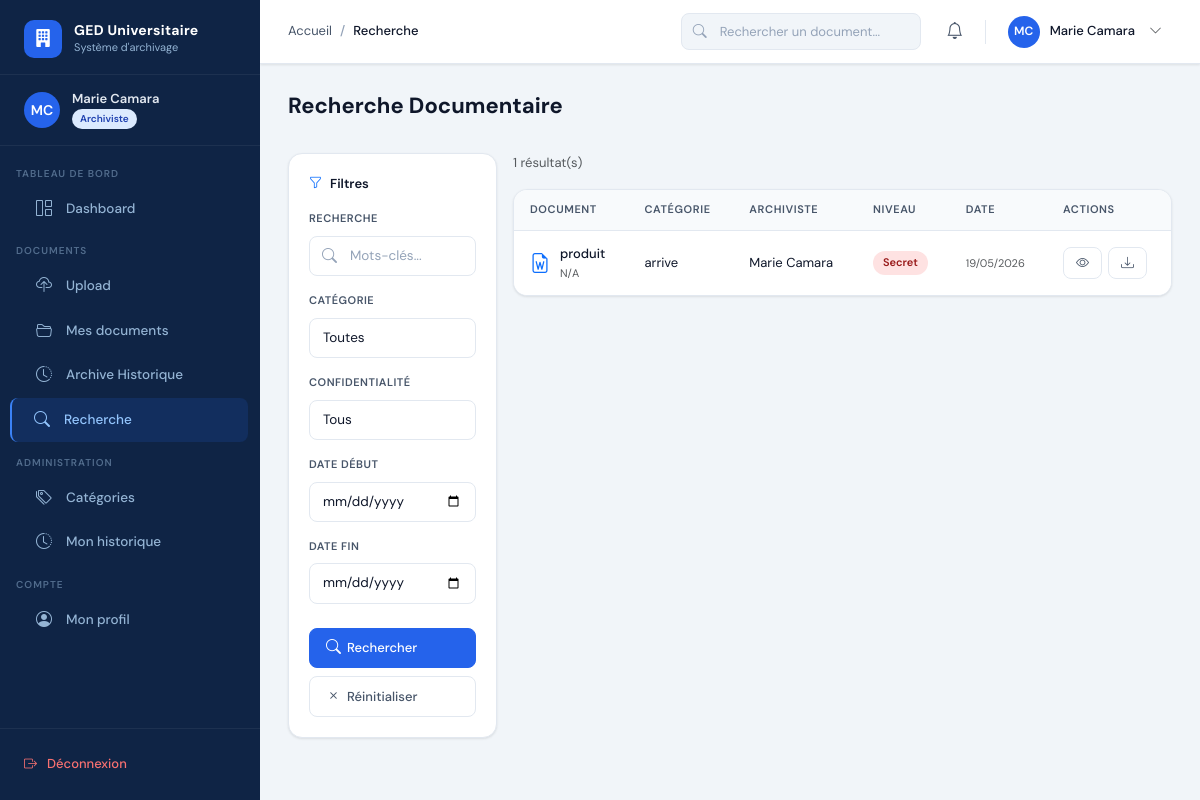
The page /dashboard/recherche/ (signed in) on the database as committed earlier.
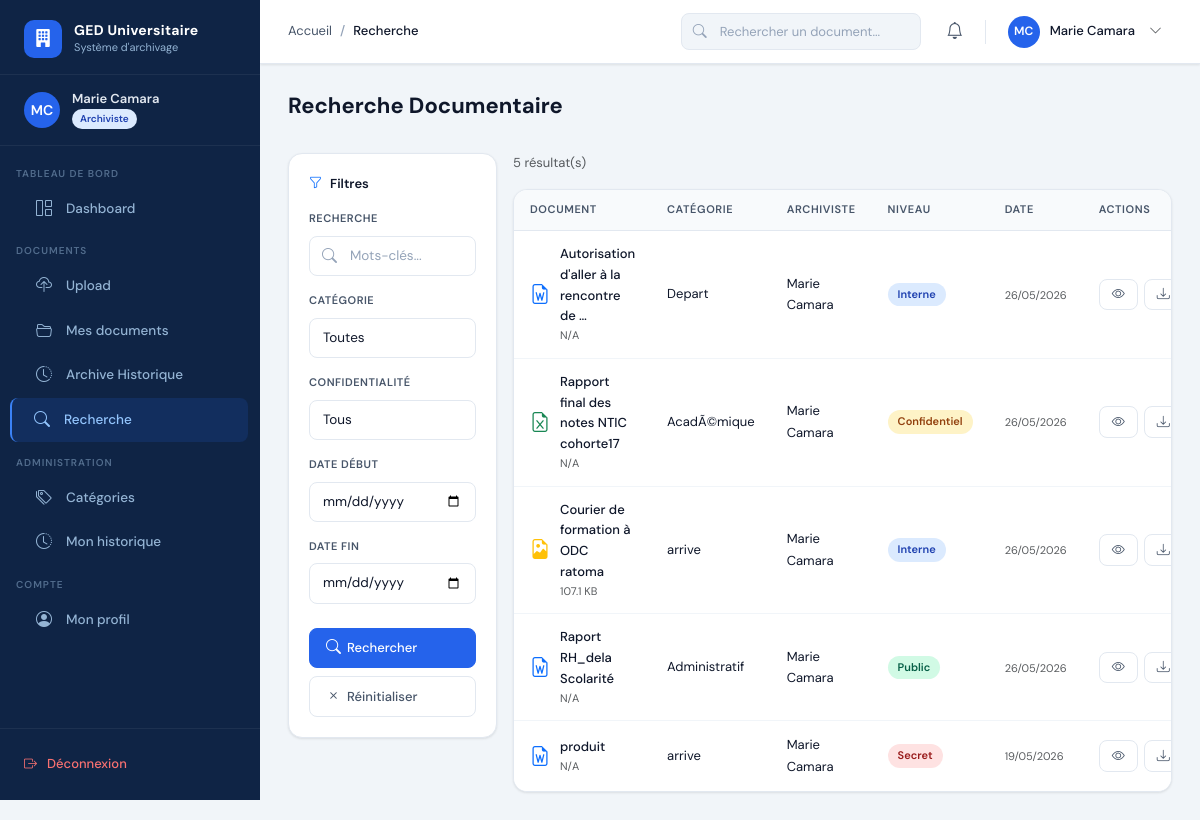
The same page on the database as committed later.
### apps/documents/models.py (models this page shows, shortened)
class Document(models.Model):
    CONFIDENTIALITE_CHOICES = [
        ('public', 'Public'),
        ('interne', 'Interne'),
        ('confidentiel', 'Confidentiel'),
        ('secret', 'Secret'),
    ]
    STATUT_CHOICES = [
        ('actif', 'Actif'),
        ('archive', 'Archivé'),
        ('supprime', 'Supprimé'),
    ]
    titre = models.CharField(max_length=255)
    description = models.TextField(blank=True)
    fichier = models.FileField(upload_to='documents/%Y/%m/')
    categorie = models.ForeignKey(Categorie, on_delete=models.SET_NULL, null=True)
    tags = models.ManyToManyField(Tag, blank=True)
    archiviste = models.ForeignKey(settings.AUTH_USER_MODEL, on_delete=models.SET_NULL, null=True, related_name='documents')
    confidentialite = models.CharField(max_length=20, choices=CONFIDENTIALITE_CHOICES, default='interne')
    statut = models.CharField(max_length=20, choices=STATUT_CHOICES, default='actif')
    created_at = models.DateTimeField(auto_now_add=True)
    updated_at = models.DateTimeField(auto_now=True)
    def get_extension(self):
        _, ext = os.path.splitext(self.fichier.name)
        return ext.lower()
    def get_icon(self):
        ext = self.get_extension()
        icons = {
            '.pdf': 'bi-file-earmark-pdf text-danger',
            '.doc': 'bi-file-earmark-word text-primary',
            '.docx': 'bi-file-earmark-word text-primary',
            '.xls': 'bi-file-earmark-excel text-success',
            '.xlsx': 'bi-file-earmark-excel text-success',
            '.png': 'bi-file-earmark-image text-warning',
            '.jpg': 'bi-file-earmark-image text-warning',
            '.jpeg': 'bi-file-earmark-image text-warning',
            '.ppt': 'bi-file-earmark-ppt text-orange',
            '.pptx': 'bi-file-earmark-ppt text-orange',
        }
        return icons.get(ext, 'bi-file-earmark text-secondary')
    def get_taille(self):
        try:
            size = self.fichier.size
            if size < 1024: return f"{size} B"
            elif size < 1024**2: return f"{size/1024:.1f} KB"
            else: return f"{size/1024**2:.1f} MB"
        except: return "N/A"
    class Meta:
        verbose_name = 'Document'
        ordering = ['-created_at']

### apps/categories/models.py (models this page shows)
class Categorie(models.Model):
    COULEUR_CHOICES = [
        ('primary', 'Bleu'), ('success', 'Vert'), ('danger', 'Rouge'),
        ('warning', 'Orange'), ('info', 'Cyan'), ('secondary', 'Gris'),
        ('dark', 'Foncé'),
    ]
    nom = models.CharField(max_length=100, unique=True)
    description = models.TextField(blank=True)
    couleur = models.CharField(max_length=20, choices=COULEUR_CHOICES, default='primary')
    parent = models.ForeignKey('self', on_delete=models.SET_NULL, null=True, blank=True, related_name='sous_categories')
    created_at = models.DateTimeField(auto_now_add=True)
    def __str__(self):
        return self.nom
    class Meta:
        verbose_name = 'Catégorie'
        ordering = ['nom']

### apps/accounts/models.py (models this page shows, shortened)
class User(AbstractUser):
    ROLE_CHOICES = [
        ('administrateur', 'Administrateur'),
        ('archiviste', 'Archiviste'),
    ]
    role = models.CharField(max_length=20, choices=ROLE_CHOICES, default='archiviste')
    photo = models.ImageField(upload_to='photos/', blank=True, null=True)
    telephone = models.CharField(max_length=20, blank=True)
    departement = models.CharField(max_length=100, blank=True)
    is_active = models.BooleanField(default=True)
    created_at = models.DateTimeField(auto_now_add=True)
    updated_at = models.DateTimeField(auto_now=True)
    def is_admin(self):
        return self.role == 'administrateur'
    class Meta:
        verbose_name = 'Utilisateur'
        verbose_name_plural = 'Utilisateurs'

### apps/documents/views.py (the view)
# urls.py: path('recherche/', views.recherche_documents, name='recherche_documents'),
@login_required
def recherche_documents(request):
    query = request.GET.get('q', '')
    cat_filter = request.GET.get('categorie', '')
    conf_filter = request.GET.get('confidentialite', '')
    date_debut = request.GET.get('date_debut', '')
    date_fin = request.GET.get('date_fin', '')
    docs = Document.objects.exclude(statut='supprime')
    if query:
        docs = docs.filter(Q(titre__icontains=query) | Q(description__icontains=query) | Q(tags__nom__icontains=query) | Q(archiviste__username__icontains=query)).distinct()
    if cat_filter:
        docs = docs.filter(categorie__id=cat_filter)
    if conf_filter:
        docs = docs.filter(confidentialite=conf_filter)
    if date_debut:
        docs = docs.filter(created_at__date__gte=date_debut)
    if date_fin:
        docs = docs.filter(created_at__date__lte=date_fin)
    categories = Categorie.objects.all()
    template = 'admin_ged/recherche.html' if request.user.is_admin() else 'archiviste/recherche.html'
    return render(request, template, {
        'documents': docs, 'query': query, 'categories': categories,
        'cat_filter': cat_filter, 'conf_filter': conf_filter,
        'date_debut': date_debut, 'date_fin': date_fin
    })

### templates/archiviste/recherche.html (shortened to what this page needs)
{% extends 'base.html' %}
{% block breadcrumb %}<li class="breadcrumb-item active">Recherche</li>{% endblock %}
{% block content %}
<div class="page-header"><div><h1 class="page-title">Recherche Documentaire</h1></div></div>
<div class="row g-3">
  <div class="col-12 col-lg-3">
    <div class="filter-sidebar">
      <div class="filter-title"><i class="bi bi-funnel me-2 text-primary"></i>Filtres</div>
      <form method="get">
        <div class="filter-group">
          <div class="filter-label">Recherche</div>
          <div class="search-bar"><i class="bi bi-search"></i><input type="text" name="q" value="{{ query }}" class="form-control" placeholder="Mots-clés..."></div>
        </div>
        <div class="filter-group">
          <div class="filter-label">Catégorie</div>
          <select name="categorie" class="form-select"><option value="">Toutes</option></select>
        </div>
        <div class="filter-group">
          <div class="filter-label">Confidentialité</div>
          <select name="confidentialite" class="form-select"><option value="">Tous</option></select>
        </div>
        <div class="filter-group">
          <div class="filter-label">Date début</div>
          <input type="date" name="date_debut" value="{{ date_debut }}" class="form-control">
        </div>
        <div class="filter-group">
          <div class="filter-label">Date fin</div>
          <input type="date" name="date_fin" value="{{ date_fin }}" class="form-control">
        </div>
        <button type="submit" class="btn btn-primary w-100 mt-2"><i class="bi bi-search"></i> Rechercher</button>
        <a href="{% url 'recherche_documents' %}" class="btn btn-outline w-100 mt-2"><i class="bi bi-x"></i> Réinitialiser</a>
      </form>
    </div>
  </div>
  <div class="col-12 col-lg-9">
    <div class="d-flex align-items-center justify-content-between mb-3">
      <span class="text-sm text-muted">{{ documents.count }} résultat(s){% if query %} pour "{{ query }}"{% endif %}</span>
    </div>
    {% if documents %}
      <div class="table-container">
        <table class="table">
          <thead><tr><th>Document</th><th>Catégorie</th><th>Archiviste</th><th>Niveau</th><th>Date</th><th>Actions</th></tr></thead>
          <tbody>
            {% for doc in documents %}
            <tr>
              <td><div style="display:flex;align-items:center;gap:10px;"><i class="{{ doc.get_icon }}" style="font-size:20px;"></i><div><div class="fw-500 text-sm">{{ doc.titre|truncatechars:40 }}</div><div class="text-xs text-muted">{{ doc.get_taille }}</div></div></div></td>
              <td><span class="text-sm">{{ doc.categorie|default:"—" }}</span></td>
              <td><span class="text-sm">{{ doc.archiviste.get_full_name|default:"—" }}</span></td>
              <td><span class="badge-custom badge-{{ doc.confidentialite }}">{{ doc.get_confidentialite_display }}</span></td>
              <td><span class="text-xs text-muted">{{ doc.created_at|date:"d/m/Y" }}</span></td>
              <td><div class="table-actions"><a href="{% url 'detail_document' doc.pk %}" class="btn btn-outline btn-sm"><i class="bi bi-eye"></i></a><a href="{% url 'telecharger_document' doc.pk %}" class="btn btn-outline btn-sm"><i class="bi bi-download"></i></a></div></td>
            </tr>
            {% endfor %}
          </tbody>
        </table>
      </div>
    {% else %}
      <div class="card"><div class="empty-state"><div class="empty-icon"><i class="bi bi-search"></i></div><div class="empty-title">Aucun résultat</div><div class="empty-text">Essayez d'autres mots-clés ou filtres</div></div></div>
    {% endif %}
  </div>
</div>
{% endblock %}

Rows that differ between the two databases and show on the page:
added Document: titre "Autorisation d'aller à la rencontre de …", get_taille "N/A", categorie "Depart", archiviste.get_full_name "Marie Camara", confidentialite "Interne", created_at "26/05/2026"
added Document: titre "Rapport final des notes NTIC cohorte17", get_taille "N/A", categorie "AcadÃ©mique", archiviste.get_full_name "Marie Camara", confidentialite "Confidentiel", created_at "26/05/2026"
added Document: titre "Courier de formation à ODC ratoma", get_taille "107.1 KB", categorie "arrive", archiviste.get_full_name "Marie Camara", confidentialite "Interne", created_at "26/05/2026"
added Document: titre "Raport RH_dela Scolarité", get_taille "N/A", categorie "Administratif", archiviste.get_full_name "Marie Camara", confidentialite "Public", created_at "26/05/2026"
Other text that changed with them:
{{ documents.count }}: "1" → "5"
